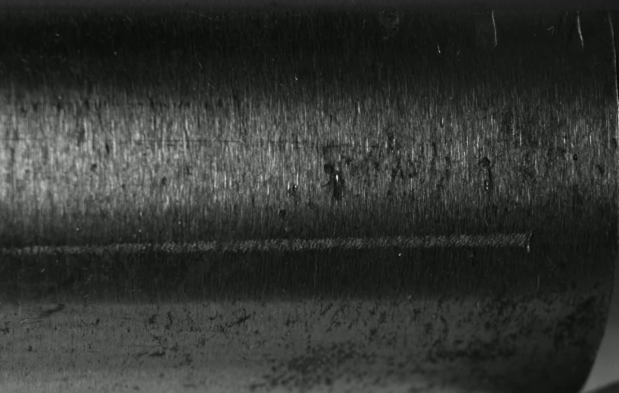
#> input picture dataset/1.png, 1238 x 785 px (shown at 1/2 size)
$ python tune_experiment.py
#> lines starting #> are read from the running program, lines starting #| are printed output that depends on the picture
### poc/detection.py
"""
Classical ridge-filter scratch/crack detector for bright-bar surfaces.

Pipeline:
  1. Flatten the smooth cylindrical specular gradient (the bar's own
     curvature creates a broad brightness roll-off that would otherwise
     swamp the fine scratch signal).
  2. Run a Frangi vesselness filter to highlight thin ridge/line-like
     structures (scratches show up as either bright or dark ridges
     depending on which side of the highlight band they fall on, so
     both polarities are checked).
  3. Threshold, clean up with morphology, and keep only elongated
     components (real scratches are long and thin; noise/pitting is not).
"""
import cv2
import numpy as np
from skimage.filters import frangi
from skimage.morphology import remove_small_objects


def flatten_illumination(gray, blur_ksize=101):
    """Remove the broad specular/cylindrical brightness gradient via
    division by a heavily blurred version of itself, leaving local
    fine-scale contrast (scratches) intact."""
    gray_f = gray.astype(np.float32)
    baseline = cv2.GaussianBlur(gray_f, (0, 0), sigmaX=blur_ksize / 3.0)
    baseline = np.clip(baseline, 1.0, None)
    flattened = gray_f / baseline
    flattened = cv2.normalize(flattened, None, 0, 255, cv2.NORM_MINMAX)
    return flattened.astype(np.uint8)


def _normalize_robust(x, upper_percentile=99.5):
    """Scale by a high percentile rather than the true max -- a single
    hot pixel (sensor noise, a speck) shouldn't be able to hijack the
    whole map's normalization and drown out a real, spatially broader
    defect elsewhere."""
    hi = np.percentile(x, upper_percentile)
    hi = max(float(hi), 1e-6)
    return np.clip(x / hi, 0, 1)


def frangi_score_map(flattened, scale_min=1, scale_max=6, scale_step=1):
    """Frangi filter run on both polarities (bright ridge on dark bg and
    dark ridge on bright bg) since a scratch can appear either way
    depending on which side of the raking highlight it interrupts.
    Good at thin, sharp-edged scratches (narrow tubular ridge model)."""
    img_f = flattened.astype(np.float64) / 255.0
    scales = range(scale_min, scale_max + 1, scale_step)

    bright_ridges = frangi(img_f, sigmas=scales, black_ridges=False)
    dark_ridges = frangi(img_f, sigmas=scales, black_ridges=True)

    combined = np.maximum(bright_ridges, dark_ridges)
    return _normalize_robust(combined)


def _axis_kernel(length, thickness, angle_deg):
    """Elongated structuring element of given length/thickness, rotated
    to the expected bar-axis angle (0 = horizontal, matching the current
    capture rig)."""
    size = length + 4
    canvas = np.zeros((size, size), dtype=np.uint8)
    y0 = size // 2
    x0 = (size - length) // 2
    canvas[y0 - thickness // 2: y0 - thickness // 2 + max(1, thickness),
           x0: x0 + length] = 1
    if angle_deg % 180 != 0:
        rot = cv2.getRotationMatrix2D((size / 2, size / 2), angle_deg, 1.0)
        canvas = cv2.warpAffine(canvas, rot, (size, size),
                                 flags=cv2.INTER_NEAREST)
    return canvas


def directional_score_map(flattened, kernel_length=25, thickness=1, angle_deg=0):
    """Morphological top-hat/black-hat with a structuring element
    elongated along the bar axis -- responds to broad, low-contrast,
    axis-aligned grooves that a narrow-scale Frangi filter misses
    (it compares each pixel to its own elongated local neighborhood
    rather than assuming a specific ridge width)."""
    kernel = _axis_kernel(kernel_length, thickness, angle_deg)
    blackhat = cv2.morphologyEx(flattened, cv2.MORPH_BLACKHAT, kernel)
    tophat = cv2.morphologyEx(flattened, cv2.MORPH_TOPHAT, kernel)
    combined = np.maximum(blackhat, tophat).astype(np.float64)
    return _normalize_robust(combined, upper_percentile=99.9)


def ridge_score_map(flattened, scale_min=1, scale_max=6, scale_step=1,
                     tophat_length=25, tophat_thickness=1, axis_angle_deg=0):
    """Combine the Frangi (thin/sharp) and directional top-hat
    (broad/shallow) responses -- each catches defect shapes the other
    misses, per the image 1 vs image 6 comparison in the PoC dataset."""
    frangi_map = frangi_score_map(flattened, scale_min, scale_max, scale_step)
    tophat_map = directional_score_map(flattened, tophat_length, tophat_thickness, axis_angle_deg)
    return np.maximum(frangi_map, tophat_map)


# [73 lines left out: function detect_scratches, not called in this run]

### poc/tune_experiment.py
"""
Ad-hoc tuning experiment against the known miss in dataset/1.png --
there's an obvious horizontal groove-scratch around y=470-500 that the
default pipeline missed. Try a few flattening blur sizes and an
orientation-aware directional filter to see what actually picks it up.
"""
import cv2
import numpy as np
from pathlib import Path

from detection import flatten_illumination, ridge_score_map

BASE_DIR = Path(__file__).resolve().parent
OUT_DIR = BASE_DIR / "output" / "tuning"
OUT_DIR.mkdir(parents=True, exist_ok=True)

image = cv2.imread(str(BASE_DIR.parent / "dataset" / "1.png"))
#> image is the input picture: shape (785, 1238, 3); mean B, G, R 49.5, 52.3, 49.8
gray = cv2.cvtColor(image, cv2.COLOR_BGR2GRAY)

# Crop around the known scratch (full width, tight vertical band)
y0, y1 = 400, 560
crop = gray[y0:y1, :]
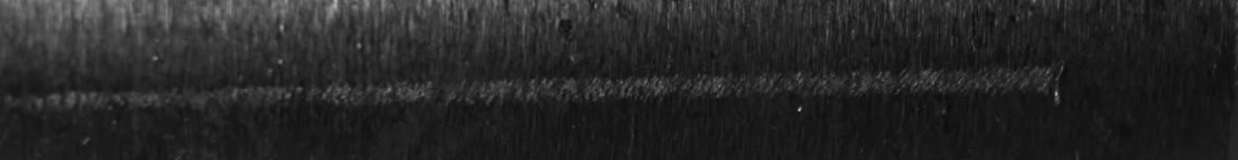
#> crop: shape (160, 1238); min 8, max 191, mean 38.5
cv2.imwrite(str(OUT_DIR / "crop_raw.png"), crop)

# Intensity profile straight down a column through the scratch to see
# its actual width/contrast in raw pixel values
col = 600
profile = crop[:, col].astype(int)
#> profile = 160 values, max 93 at index 94, min 19 at index 115, mean 37.27
print(f"Raw intensity profile at column {col} (row {y0}-{y1}):")
print(profile.tolist())
#> (printed output is left out)

for blur in (15, 31, 51, 101, 151):
    flattened = flatten_illumination(crop, blur_ksize=blur)
    cv2.imwrite(str(OUT_DIR / f"flat_blur{blur}.png"), flattened)
    score = ridge_score_map(flattened, scale_min=1, scale_max=8, scale_step=1)
    score_img = (score * 255).astype(np.uint8)
    cv2.imwrite(str(OUT_DIR / f"score_blur{blur}.png"), score_img)
    print(f"blur={blur}: max score in crop = {score.max():.3f}")
#> this loop made 5 passes
#| blur=15: max score in crop = 1.000
#| blur=31: max score in crop = 1.000
#| blur=51: max score in crop = 1.000
#| blur=101: max score in crop = 1.000
#| blur=151: max score in crop = 1.000
#> pass 1, in flatten_illumination, `flattened = gray_f / baseline`:
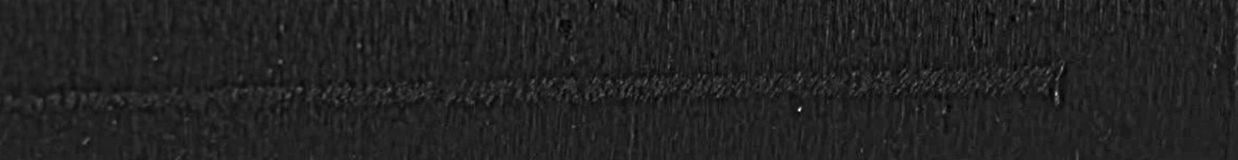
#> flattened: shape (160, 1238) float32; min 0.305, max 5.32, mean 0.995; drawn with min black and max white
#> after the loop:
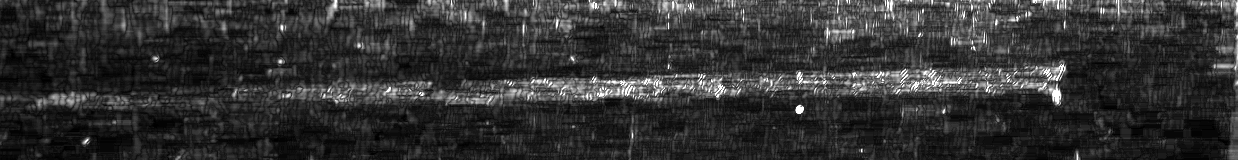
#> score: shape (160, 1238) float64; min 7.64e-05, max 1, mean 0.197

# Directional filter tuned near-horizontal (bar axis in this crop is
# roughly horizontal) -- a simple elongated Sobel-like kernel via
# morphological top-hat with a long horizontal structuring element,
# which responds to thin horizontal ridges regardless of Frangi scale
# assumptions.
flattened_51 = flatten_illumination(crop, blur_ksize=51)
#> in flatten_illumination (call 6), `baseline = cv2.GaussianBlur(gray_f, (0, 0), sigmaX=blur_ksize / 3.0)`:
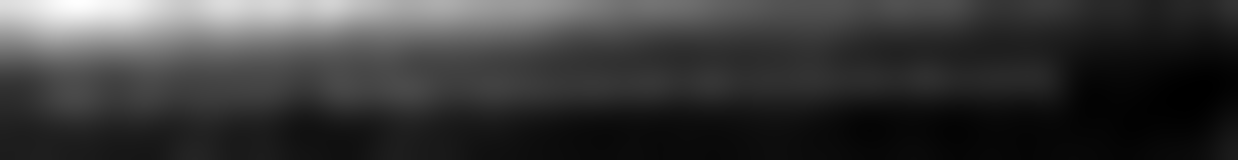
#> baseline: shape (160, 1238) float32; min 21.84, max 96.05, mean 38.4; drawn with min black and max white
horiz_kernel = cv2.getStructuringElement(cv2.MORPH_RECT, (25, 1))
tophat = cv2.morphologyEx(flattened_51, cv2.MORPH_BLACKHAT, horiz_kernel)
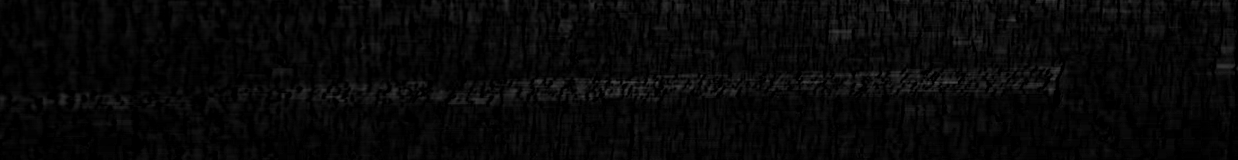
#> tophat: shape (160, 1238); min 0, max 75, mean 7.8
tophat_bright = cv2.morphologyEx(flattened_51, cv2.MORPH_TOPHAT, horiz_kernel)
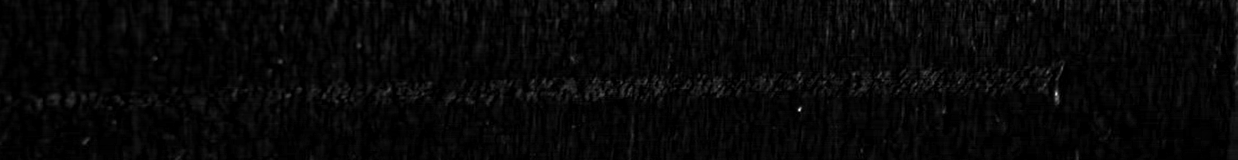
#> tophat_bright: shape (160, 1238); min 0, max 234, mean 7.3
combined = np.maximum(tophat, tophat_bright)
cv2.imwrite(str(OUT_DIR / "directional_tophat.png"), combined)
print(f"directional top-hat: max={combined.max()}, mean={combined.mean():.2f}")
#| directional top-hat: max=234, mean=12.23

$ run again, with dataset/10.png copied over dataset/1.png
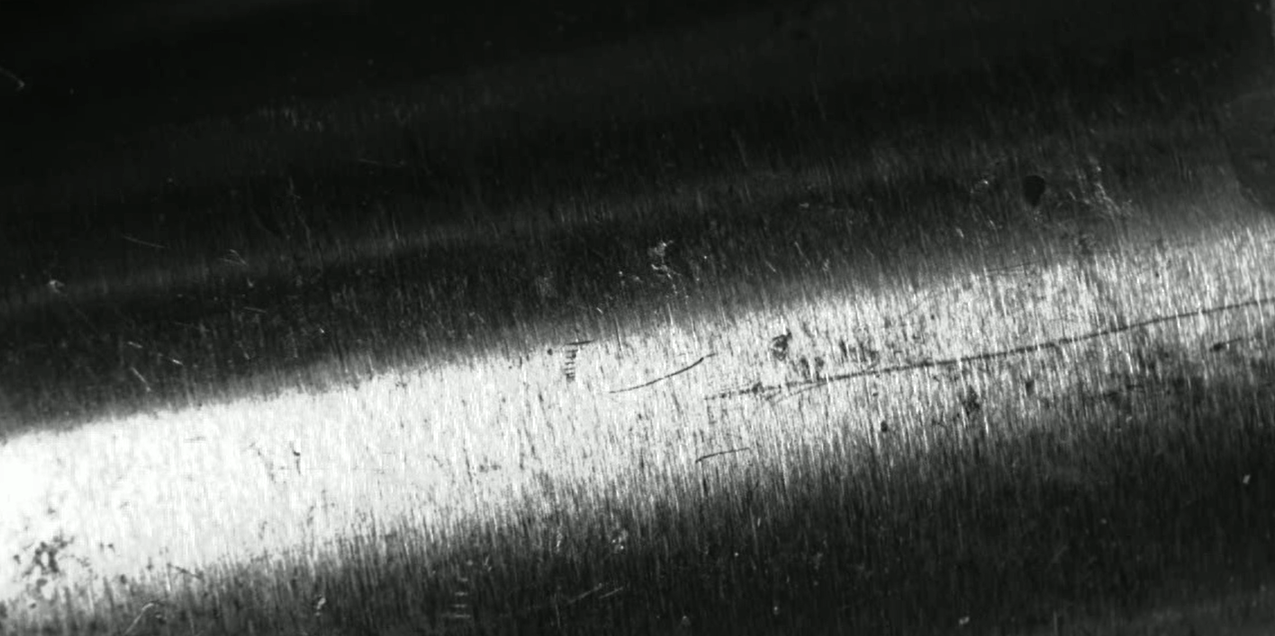
#> input picture dataset/10.png, 1275 x 636 px
#> image is the input picture: shape (636, 1275, 3); mean B, G, R 74.7, 77.5, 75
#> `crop = gray[y0:y1, :]`:
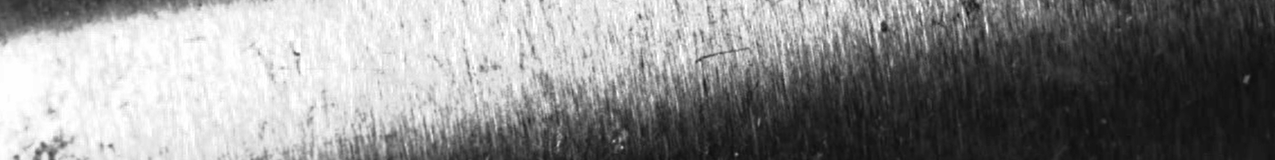
#> crop: shape (160, 1275); min 15, max 255, mean 138.4
#> profile = 160 values, max 237 at index 7, min 36 at index 155, mean 158.8
#> (printed output is left out)
#> the loop `for blur in (15, 31, 51, 101, 151):` made 5 passes
#> (printed output is left out)
#> `combined = np.maximum(tophat, tophat_bright)`:
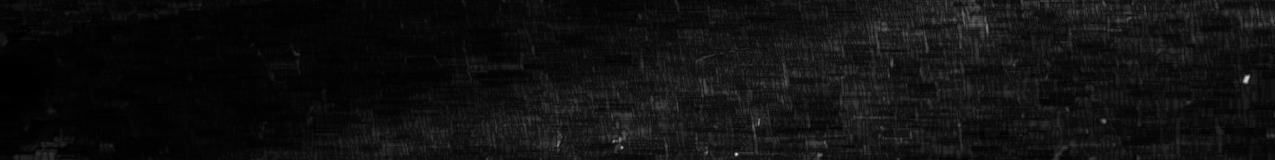
#> combined: shape (160, 1275); min 0, max 227, mean 16.2
#| directional top-hat: max=227, mean=16.22

$ run again, with dataset/2.png copied over dataset/1.png
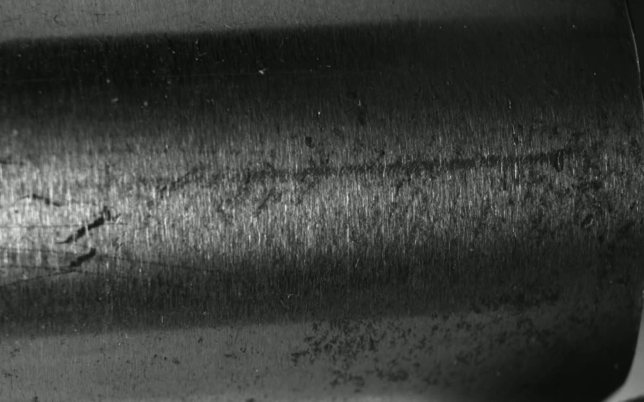
#> input picture dataset/2.png, 1287 x 803 px (shown at 1/2 size)
#> image is the input picture: shape (803, 1287, 3); mean B, G, R 57, 59.9, 57.3
#> `crop = gray[y0:y1, :]`:
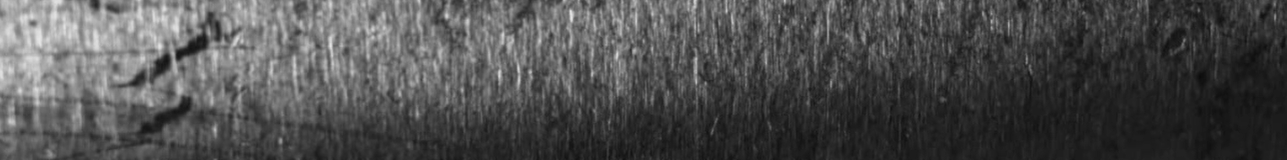
#> crop: shape (160, 1287); min 11, max 230, mean 78.3
#> profile = 160 values, max 155 at index 12, min 29 at index 158, mean 75.33
#> (printed output is left out)
#> the loop `for blur in (15, 31, 51, 101, 151):` made 5 passes
#> (printed output is left out)
#> `combined = np.maximum(tophat, tophat_bright)`:
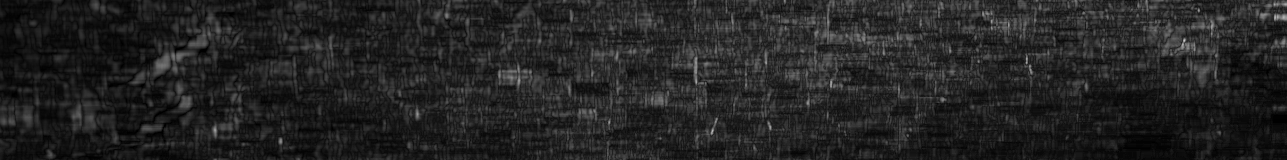
#> combined: shape (160, 1287); min 0, max 202, mean 35.4
#| directional top-hat: max=202, mean=35.36

$ run again, with dataset/3.png copied over dataset/1.png
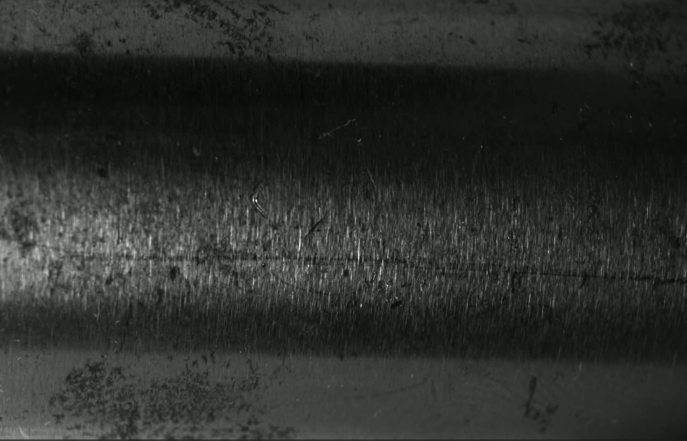
#> input picture dataset/3.png, 1374 x 881 px (shown at 1/2 size)
#> image is the input picture: shape (881, 1374, 3); mean B, G, R 44.5, 47.4, 44.9
#> `crop = gray[y0:y1, :]`:
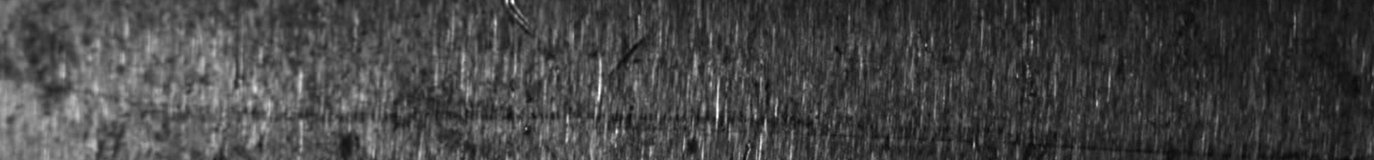
#> crop: shape (160, 1374); min 7, max 255, mean 68.4
#> profile = 160 values, max 213 at index 85, min 38 at index 116, mean 97.21
#> (printed output is left out)
#> the loop `for blur in (15, 31, 51, 101, 151):` made 5 passes
#> (printed output is left out)
#> `combined = np.maximum(tophat, tophat_bright)`:
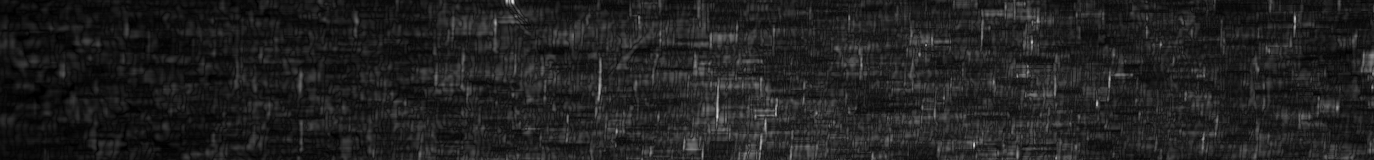
#> combined: shape (160, 1374); min 0, max 226, mean 32.6
#| directional top-hat: max=226, mean=32.57
